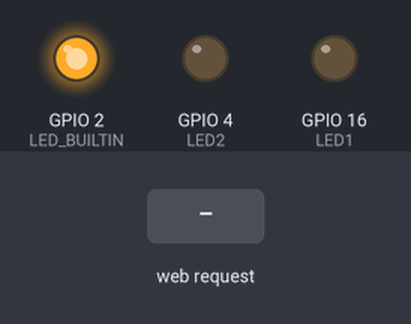
This sketch was run on a simulated ESP8266 (NodeMCU). Parts: output pins drawn as LEDs (lit = HIGH, except the on-board LED, lit = LOW). Inputs (shaded band) come from the test bench. WiFi joins after 1.5 s; servers stay silent unless stated; what the sketch prints to the serial monitor is not drawn.

Above: at 3.3 s.
3.4 s: HTTP request GET /LED1ON received
At 3.7 s:
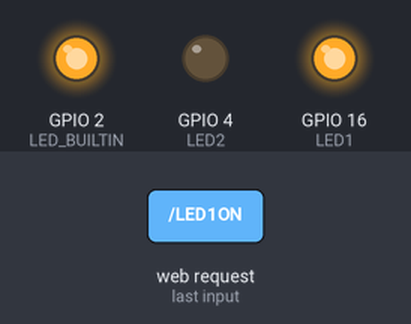
4.9 s: HTTP request GET /LED2ON received
At 6.0 s:
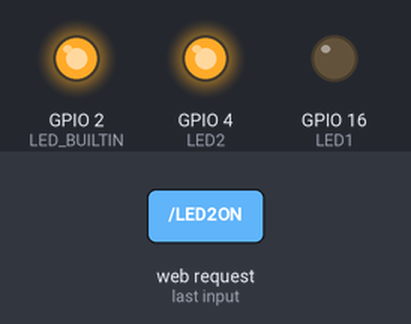
6.4 s: HTTP request GET /LED2OFF received
At 7.2 s:
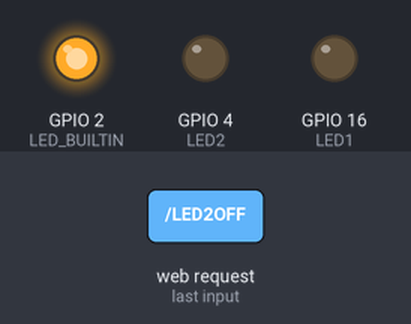
Timing chart, 0 to 9.4 s (numbered marks = the images above; inputs shaded):
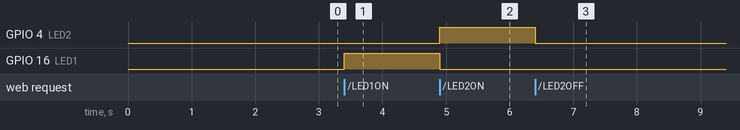

The sketch:

posttest1-praktikum-iot.ino
```cpp
#include <ESP8266WiFi.h>
#include <ESP8266WebServer.h>

#define LED1 16  // Pemilihan Pin D0
#define LED2 4  // Pemilihan Pin D2

const char* ssid = "Infinix NOTE 30";       // Nama SSID AP/Hotspot
const char* password = "2209106013";    // Password Wifi

ESP8266WebServer server(80); //Menyatakan Webserver pada port 80
String webpage;

void setup() {  //Pengaturan Pin
  Serial.begin(38400);
  delay(100);

  pinMode(LED1, OUTPUT);
  pinMode(LED2, OUTPUT);
  pinMode(LED_BUILTIN, OUTPUT);

  // Connect ke WiFi
  Serial.println();
  Serial.print("Configuring access point...");

  // Mengatur WiFi
  WiFi.mode(WIFI_AP);                     // Mode AP Access point yang di tetapkan ( Wifi pribadi )
  WiFi.begin(ssid, password);            // Mencocokan SSID dan Password

  while (WiFi.status() != WL_CONNECTED) {
    delay(1000);
    Serial.print("Connecting to WiFi..");
  }

  // Print status Connect
  Serial.println("IP address: ");
  Serial.println(WiFi.localIP());

  digitalWrite(LED1, LOW); // LED kuning
  digitalWrite(LED2, LOW); // LED merah
  digitalWrite(LED_BUILTIN, LOW);

  // Isi dari Webpage
  webpage += "<h1><center>POSTTEST 1 iOT </h1></center>";
  webpage += "<h1><center> WEB CONTROL LED ESP8266</h1></center>";
  webpage += "LED 1 : ";
  webpage += "<a href=\"LED1ON\"\"><button>ON</button></a><a href=\"LED1OFF\"\"><button>OFF</button></a></center><br>";
  webpage += "LED 2 : ";
  webpage += "<a href=\"LED2ON\"\"><button>ON</button></a><a href=\"LED2OFF\"\"><button>OFF</button></a></center><br>";

  // Membuat file webpage
  server.on("/", []() {
    server.send(200, "text/html", webpage);
  });

  // Bagian untuk merespon perintah yang masuk
  server.on("/LED1ON", []() {
    server.send(200, "text/html", webpage);
    digitalWrite(LED1, HIGH);
    digitalWrite(LED2, LOW);

  });
  server.on("/LED2ON", []() {
    server.send(200, "text/html", webpage);
    digitalWrite(LED2, HIGH);
    digitalWrite(LED1, LOW);
  });

  server.on("/LED1OFF", []() {
    server.send(200, "text/html", webpage);
    digitalWrite(LED1, LOW);
  });

  server.on("/LED2OFF", []() {
    server.send(200, "text/html", webpage);
    digitalWrite(LED2, LOW);
  });

  server.begin();
  Serial.println("Server starts");
}

void loop() {             //Perulangan Program
  server.handleClient();
}
```

Measured:
- after the input at 3.4 s, GPIO 16 (LED1): LOW → HIGH at once
- after the input at 4.9 s, GPIO 4 (LED2): LOW → HIGH at once; GPIO 16 (LED1): HIGH → LOW at once
- after the input at 6.4 s, GPIO 4 (LED2): HIGH → LOW at once
